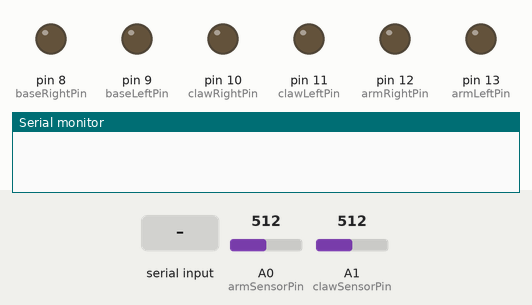
This sketch was run on a simulated Arduino Uno, built with avr-gcc and run on an emulated ATmega328P. Parts: output pins drawn as LEDs (lit = HIGH), the last lines printed to the serial monitor. The inputs (shaded band) are chosen by the test bench; at power-on: A0 (armSensorPin) = 512, A1 (clawSensorPin) = 512.

Above: at 1.2 s.
1.3 s: "q" received over Serial
At 1.7 s:
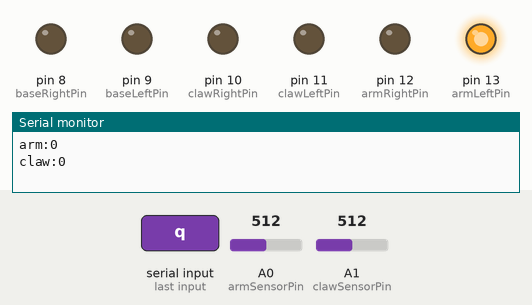
2.8 s: "a" received over Serial
At 4.0 s:
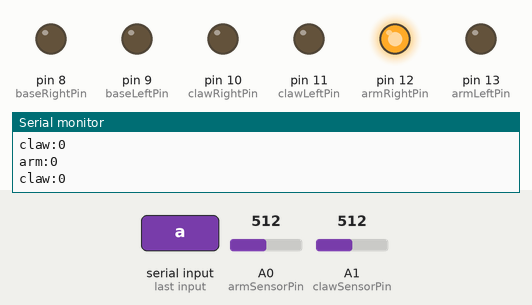
4.3 s: "w" received over Serial
At 5.2 s:
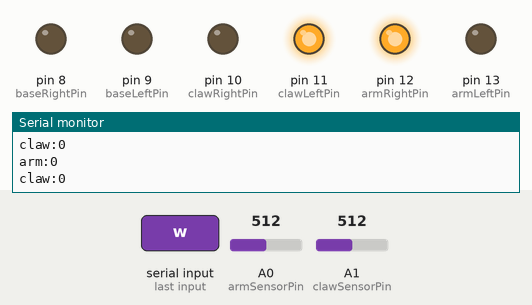
5.8 s: "s" received over Serial
At 6.3 s:
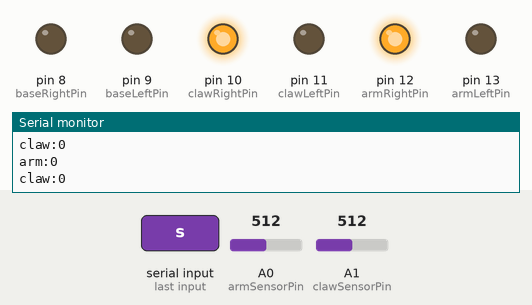
7.3 s: "e" received over Serial
At 8.5 s:
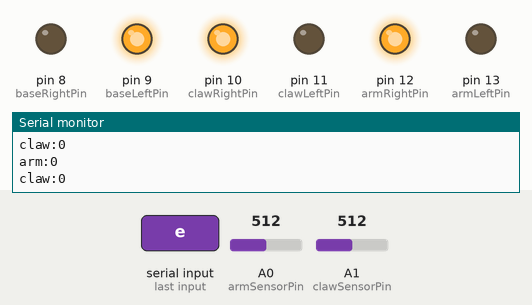
8.8 s: "d" received over Serial
At 9.8 s:
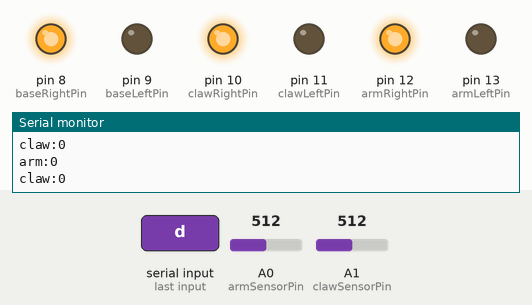
Timing chart, 0 to 11.3 s (numbered marks = the images above; inputs shaded):
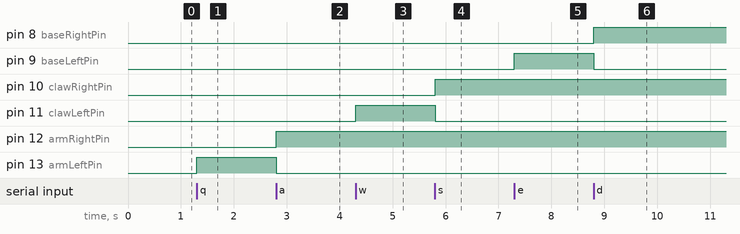

Measured:
- after the input at 1.3 s, pin 13 (armLeftPin): LOW → HIGH at once
- after the input at 2.8 s, pin 12 (armRightPin): LOW → HIGH at once; pin 13 (armLeftPin): HIGH → LOW at once
- after the input at 4.3 s, pin 11 (clawLeftPin): LOW → HIGH at once
- after the input at 5.8 s, pin 10 (clawRightPin): LOW → HIGH at once; pin 11 (clawLeftPin): HIGH → LOW at once
- after the input at 7.3 s, pin 9 (baseLeftPin): LOW → HIGH at once
- after the input at 8.8 s, pin 8 (baseRightPin): LOW → HIGH at once; pin 9 (baseLeftPin): HIGH → LOW at once

The sketch:

controller.ino
```cpp
// sending 'w' through serial port turns default LED on
// sending 's' through serial port turns default LED off

// arm controller variables
int armLeftPin = 13;
int armRightPin = 12;
int armSensorPin = A0;
int armDirection = 0;
int armCount = 0;
int armPrevVal = 0;

// claw controller variables
int clawLeftPin = 11;
int clawRightPin = 10;
int clawSensorPin = A1;
int clawDirection = 0;
int clawCount = 0;
int clawPrevVal = 0;

int baseLeftPin = 9;
int baseRightPin = 8;
int baseDirection = 0;

int lastSent = 0;
int threshold = 512;

void setup() {
  Serial.begin(9600);
  pinMode(13, OUTPUT);
  pinMode(12, OUTPUT);
  pinMode(11, OUTPUT);
  pinMode(10, OUTPUT);
  pinMode(9, OUTPUT);
  pinMode(8, OUTPUT);
  digitalWrite(13, LOW);
  digitalWrite(12, LOW);
  digitalWrite(11, LOW);
  digitalWrite(10, LOW);
  digitalWrite(9, LOW);
  digitalWrite(8, LOW);
}

int temp = 0;

void loop() {
  // encoder updating
  temp = analogRead(armSensorPin);
  if (temp > threshold && armPrevVal < threshold) {
    armCount += armDirection;
  }
  armPrevVal = temp;

  temp = analogRead(clawSensorPin);
  if (temp > threshold && clawPrevVal < threshold) {
    clawCount += clawDirection;
  }
  clawPrevVal = temp;

  if (lastSent > 1000) {
    Serial.print("arm:");
    Serial.println(armCount);
    Serial.print("claw:");
    Serial.println(clawCount);
    lastSent = 0;
  }
  lastSent++;

  // serial communication
  int inByte = Serial.read();
  switch (inByte) {
    case 'q':
      armCW();
      break;
    case 'a':
      armCCW();
      break;
    case 'w':
      clawCW();
      break;
    case 's':
      clawCCW();
      break;
    case 'e':
      baseCW();
      break;
    case 'd':
      baseCCW();
      break;
  }

  delay(1);
}

void armCW() {
  digitalWrite(armLeftPin, HIGH);
  digitalWrite(armRightPin, LOW);
  armDirection = 1;
}

void armCCW() {
  digitalWrite(armLeftPin, LOW);
  digitalWrite(armRightPin, HIGH);
  armDirection = -1;
}

void clawCW() {
  digitalWrite(clawLeftPin, HIGH);
  digitalWrite(clawRightPin, LOW);
  clawDirection = 1;
}

void clawCCW() {
  digitalWrite(clawLeftPin, LOW);
  digitalWrite(clawRightPin, HIGH);
  clawDirection = -1;
}

void baseCW() {
  digitalWrite(baseLeftPin, HIGH);
  digitalWrite(baseRightPin, LOW);
  baseDirection = 1;
}

void baseCCW() {
  digitalWrite(baseLeftPin, LOW);
  digitalWrite(baseRightPin, HIGH);
  baseDirection = -1;
}
```
